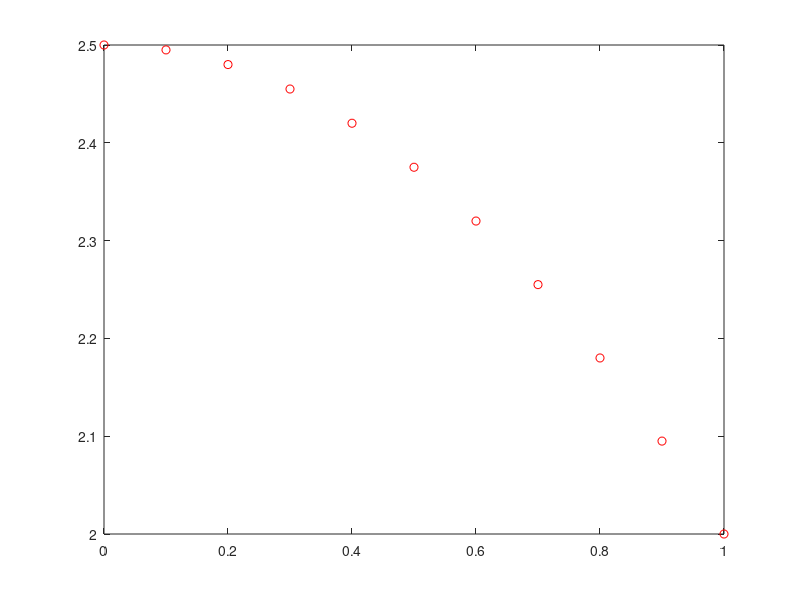

This figure's MATLAB source:
% higiena
clear all
close all
clc

% PREPROCESSING

%%% Deklaracja/inicjalizacja zmiennych

%% Geometria
aa = 0 ;
bb = 1 ;

n = 11 ; % liczba wezlow siatki
x = linspace(aa,bb,n) ;
dx = x(2) - x(1) ;
h = dx ;

f_fh = @(x) 1*ones(size(x)) ;

%% Warunki brzegowe
wbLt = 'N' ;
wbRt = 'D' ;

wbLw =  1 ;
wbRw =  2 ;

% inicjalizacja zmiennych potrzebnych w trakcie obliczen
A = zeros(n, n) ;
b = zeros(n, 1) ;
b = f_fh( x(:) ) ;

% PROCESSING

% assembling

for ii=2:n-1
  A(ii,ii)   =  2/h^2 ;
  A(ii,ii-1) = -1/h^2 ;
  A(ii,ii+1) = -1/h^2 ;
end

% uwzglednienie war. brzeg.
if wbLt == 'D'
  A(1,1) = 1 ;
  b(1)   = wbLw ;
elseif wbLt == 'N'
  A(1,1)   =  2/h^2 ;
  A(1,2)   = -2/h^2 ;
  b(n)     = wbLw * 2* h/ h^2 ;
else
  error('Bledny typ war. brzeg.')
end

if wbRt == 'D'
  A(n,n) = 1 ;
  b(n)   = wbRw ;
elseif wbRt == 'N'
  A(n,n)   = 2/h^2 ;
  A(n,n-1) = -2/h^2 ;
  b(n)     = wbRw * 2* h/ h^2 ;
else
  error('Bledny typ war. brzeg.')
end

T = A\b ;

% POSTPROCESSING

figure, plot(x, T, 'ro')
hold on
% plot(x, 30 - 15*x, 'b')
% plot(x, 100 - 300*x, 'b')
% plot(x, -0.5 * x.^2 + 0.5 * x, 'b')
hold off

% sprawdzenie spelnienia warunkow brzeg.

if (wbRt == 'D')
  disp(['Rozw. przyblizone ' num2str(T(end)) ])
elseif (wbRt == 'N')
  disp(['Rozw. przyblizone ' num2str( (T(end) - T(end-1))/h  ) ])
else
  error('Zly typ WB')
end

if (wbLt == 'D')
  disp(['Rozw. przyblizone ' num2str(T(1)) ])
elseif (wbLt == 'N')
  disp(['Rozw. przyblizone ' num2str( -(T(2) - T(1))/h  ) ])
else
  error('Zly typ WB')
end

